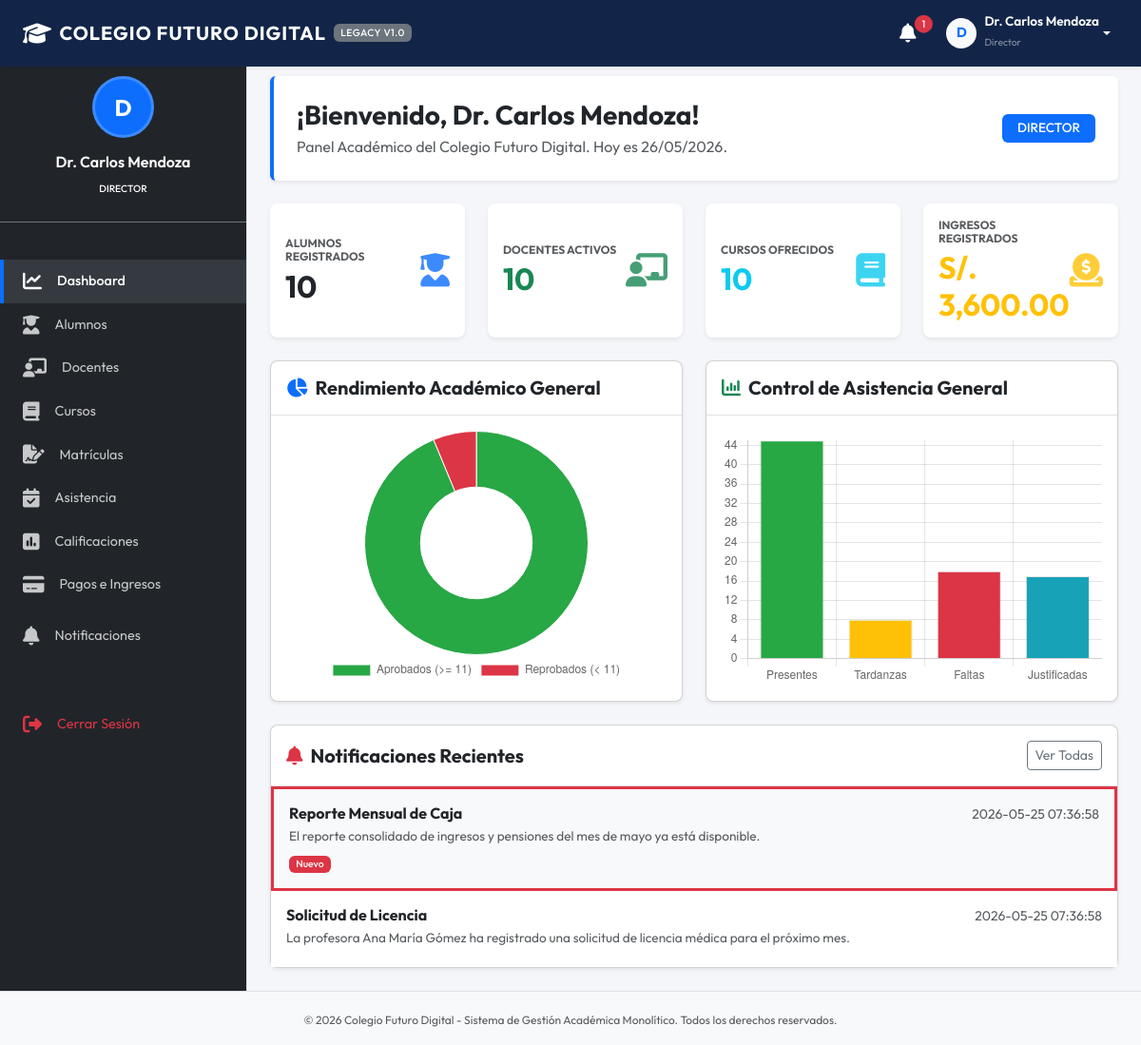
Page /dashboard.php (signed in) on the earlier database version.
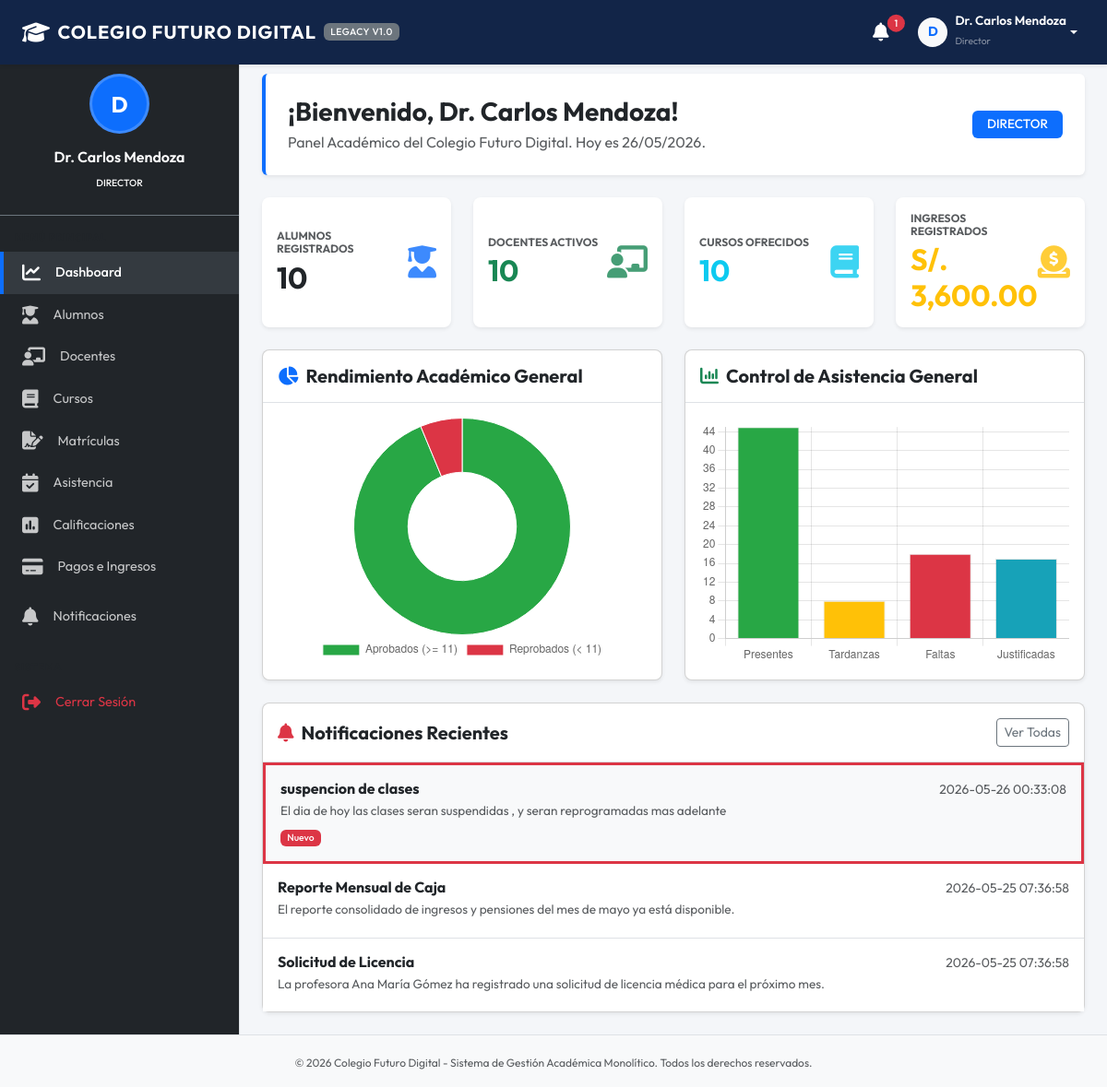
Same page on the later database version.
### tables this page shows
CREATE TABLE notificaciones (
            id INTEGER PRIMARY KEY AUTOINCREMENT,
            usuario_id INTEGER NOT NULL,
            titulo TEXT NOT NULL,
            mensaje TEXT NOT NULL,
            fecha TEXT NOT NULL,
            leido INTEGER DEFAULT 0 CHECK(leido IN (0, 1)),
            FOREIGN KEY (usuario_id) REFERENCES usuarios(id) ON DELETE CASCADE
        );

### dashboard.php (the view, shortened to what the rows shown need)
<?php
require_once __DIR__ . '/includes/header.php';
require_once __DIR__ . '/includes/sidebar.php';
$rol = $_SESSION['usuario_rol'];
$userId = $_SESSION['usuario_id'];
$stats = [];
$recent_notifications = [];
try {
    $stmtNotif = $pdo->prepare("SELECT * FROM notificaciones WHERE usuario_id = ? ORDER BY fecha DESC LIMIT 5");
    $stmtNotif->execute([$userId]);
    $recent_notifications = $stmtNotif->fetchAll();
} catch (PDOException $e) {
}
if (in_array($rol, ['Director', 'Administrador'])) {
    try {
        $stats['total_alumnos'] = $pdo->query("SELECT COUNT(*) FROM alumnos")->fetchColumn();
        $stats['total_profesores'] = $pdo->query("SELECT COUNT(*) FROM profesores")->fetchColumn();
        $stats['total_cursos'] = $pdo->query("SELECT COUNT(*) FROM cursos")->fetchColumn();
        $stats['matriculas_activas'] = $pdo->query("SELECT COUNT(*) FROM matriculas WHERE estado = 'Activa'")->fetchColumn();
        $stats['pagos_recaudados'] = $pdo->query("SELECT SUM(monto) FROM pagos WHERE estado = 'Pagado'")->fetchColumn() ?: 0.0;
        $stats['pagos_pendientes'] = $pdo->query("SELECT SUM(monto) FROM pagos WHERE estado = 'Pendiente'")->fetchColumn() ?: 0.0;
        $stats['promedio_general'] = $pdo->query("SELECT AVG(nota) FROM calificaciones")->fetchColumn() ?: 0.0;
        $stats['aprobados'] = $pdo->query("SELECT COUNT(*) FROM calificaciones WHERE nota >= 11")->fetchColumn();
        $stats['reprobados'] = $pdo->query("SELECT COUNT(*) FROM calificaciones WHERE nota < 11")->fetchColumn();
        $asistencias_count = $pdo->query("SELECT estado, COUNT(*) as cant FROM asistencias GROUP BY estado")->fetchAll();
        $stats['asistencias'] = ['Presente' => 0, 'Falta' => 0, 'Tardanza' => 0, 'Justificada' => 0];
        foreach ($asistencias_count as $ac) {
            $stats['asistencias'][$ac['estado']] = $ac['cant'];
        }
    } catch (PDOException $e) {
        $error_stats = "Error al calcular estadísticas: " . $e->getMessage();
    }
}
?>
<div class="row mb-4">
    <div class="col-12">
        <div class="d-flex justify-content-between align-items-center bg-white p-4 rounded shadow-sm border-start border-primary border-4">
            <div>
                <h1 class="h3 mb-1 text-dark fw-bold">¡Bienvenido, <?php echo htmlspecialchars($_SESSION['usuario_nombre']); ?>!</h1>
            </div>
        </div>
    </div>
</div>
<?php if (in_array($rol, ['Director', 'Administrador'])): ?>
    <div class="row g-4 mb-4">
        <div class="col-xl-3 col-md-6">
            <div class="card card-stats bg-white shadow-sm h-100">
                <div class="card-body d-flex align-items-center justify-content-between">
                    <div>
                        <h2 class="fw-bold mb-0 text-primary-dark"><?php echo $stats['total_alumnos']; ?></h2>
                    </div>
                </div>
            </div>
        </div>
        <div class="col-xl-3 col-md-6">
            <div class="card card-stats bg-white shadow-sm h-100">
                <div class="card-body d-flex align-items-center justify-content-between">
                    <div>
                        <h2 class="fw-bold mb-0 text-success"><?php echo $stats['total_profesores']; ?></h2>
                    </div>
                </div>
            </div>
        </div>
        <div class="col-xl-3 col-md-6">
            <div class="card card-stats bg-white shadow-sm h-100">
                <div class="card-body d-flex align-items-center justify-content-between">
                    <div>
                        <h2 class="fw-bold mb-0 text-info"><?php echo $stats['total_cursos']; ?></h2>
                    </div>
                </div>
            </div>
        </div>
        <div class="col-xl-3 col-md-6">
            <div class="card card-stats bg-white shadow-sm h-100">
                <div class="card-body d-flex align-items-center justify-content-between">
                    <div>
                        <h2 class="fw-bold mb-0 text-warning">S/. <?php echo number_format($stats['pagos_recaudados'], 2); ?></h2>
                    </div>
                </div>
            </div>
        </div>
    </div>
<?php endif; ?>
<div class="row">
    <div class="col-12">
        <div class="card bg-white shadow-sm">
            <div class="card-body p-0">
                <?php if (empty($recent_notifications)) { ?>
                    <div class="p-4 text-center text-muted">
                        <i class="fa-regular fa-bell-slash d-block fs-3 mb-2"></i>
                        No tienes notificaciones o alertas en este momento.
                    </div>
                <?php } else { ?>
                    <div class="list-group list-group-flush">
                        <?php foreach ($recent_notifications as $notif) { ?>
                            <div class="list-group-item list-group-item-action p-3 <?php echo !$notif['leido'] ? 'bg-light border-start border-danger border-3' : ''; ?>">
                                <div class="d-flex w-100 justify-content-between">
                                    <h6 class="mb-1 fw-bold"><?php echo htmlspecialchars($notif['titulo']); ?></h6>
                                    <small class="text-muted"><?php echo htmlspecialchars($notif['fecha']); ?></small>
                                </div>
                                <p class="mb-1 text-muted fs-7"><?php echo htmlspecialchars($notif['mensaje']); ?></p>
                                <?php if (!$notif['leido']) { ?>
                                    <span class="badge bg-danger fs-9">Nuevo</span>
                                <?php } ?>
                            </div>
                        <?php } ?>
                    </div>
                <?php } ?>
            </div>
        </div>
    </div>
</div>
<script>
document.addEventListener('DOMContentLoaded', function() {
    <?php if (in_array($rol, ['Director', 'Administrador'])): ?>
        // Gráfico de Rendimiento (Aprobados vs Reprobados)
        const ctxRendimiento = document.getElementById('chartRendimiento').getContext('2d');
        new Chart(ctxRendimiento, {
            type: 'doughnut',
            data: {
                labels: ['Aprobados (>= 11)', 'Reprobados (< 11)'],
                datasets: [{
                    data: [<?php echo $stats['aprobados']; ?>, <?php echo $stats['reprobados']; ?>],
                    backgroundColor: ['#28a745', '#dc3545'],
                    borderWidth: 1
                }]
            },
            options: {
                responsive: true,
                maintainAspectRatio: false,
                plugins: {
                    legend: {
                        position: 'bottom'
                    }
                }
            }
        });
        // Gráfico de Asistencias Generales
        const ctxAsistencia = document.getElementById('chartAsistencia').getContext('2d');
        new Chart(ctxAsistencia, {
            type: 'bar',
            data: {
                labels: ['Presentes', 'Tardanzas', 'Faltas', 'Justificadas'],
                datasets: [{
                    label: 'Registros de Asistencia',
                    data: [
                        <?php echo $stats['asistencias']['Presente']; ?>,
                        <?php echo $stats['asistencias']['Tardanza']; ?>,
                        <?php echo $stats['asistencias']['Falta']; ?>,
                        <?php echo $stats['asistencias']['Justificada']; ?>
                    ],
                    backgroundColor: ['#28a745', '#ffc107', '#dc3545', '#17a2b8'],
                    borderWidth: 1
                }]
            },
            options: {
                responsive: true,
                maintainAspectRatio: false,
                plugins: {
                    legend: {
                        display: false
                    }
                },
                scales: {
                    y: {
                        beginAtZero: true,
                        ticks: {
                            stepSize: 1
                        }
                    }
                }
            }
        });
    <?php elseif ($rol === 'Alumno' || $rol === 'Padre de familia'): ?>
        // Gráfico de Asistencia Personal
        const ctxAsistencia = document.getElementById('chartAsistencia').getContext('2d');
        new Chart(ctxAsistencia, {
            type: 'pie',
            data: {
                labels: ['Presentes', 'Tardanzas', 'Faltas', 'Justificadas'],
                datasets: [{
                    data: [
                        <?php echo $stats['asistencias']['Presente'] ?? 0; ?>,
                        <?php echo $stats['asistencias']['Tardanza'] ?? 0; ?>,
                        <?php echo $stats['asistencias']['Falta'] ?? 0; ?>,
                        <?php echo $stats['asistencias']['Justificada'] ?? 0; ?>
                    ],
                    backgroundColor: ['#28a745', '#ffc107', '#dc3545', '#17a2b8'],
                    borderWidth: 1
                }]
            },
            options: {
                responsive: true,
                maintainAspectRatio: false,
                plugins: {
                    legend: {
                        position: 'bottom'
                    }
                }
            }
        });
    <?php endif; ?>
});
</script>
<?php
require_once __DIR__ . '/includes/footer.php';
?>

Differences in the rows shown:
added notificaciones: titulo "suspencion de clases", fecha "2026-05-26 00:33:08", mensaje "El dia de hoy las clases seran suspendidas , y seran reprogramadas mas adelante", leido "Nuevo"
changed notificaciones "Reporte Mensual de Caja": no longer shows "Nuevo"
